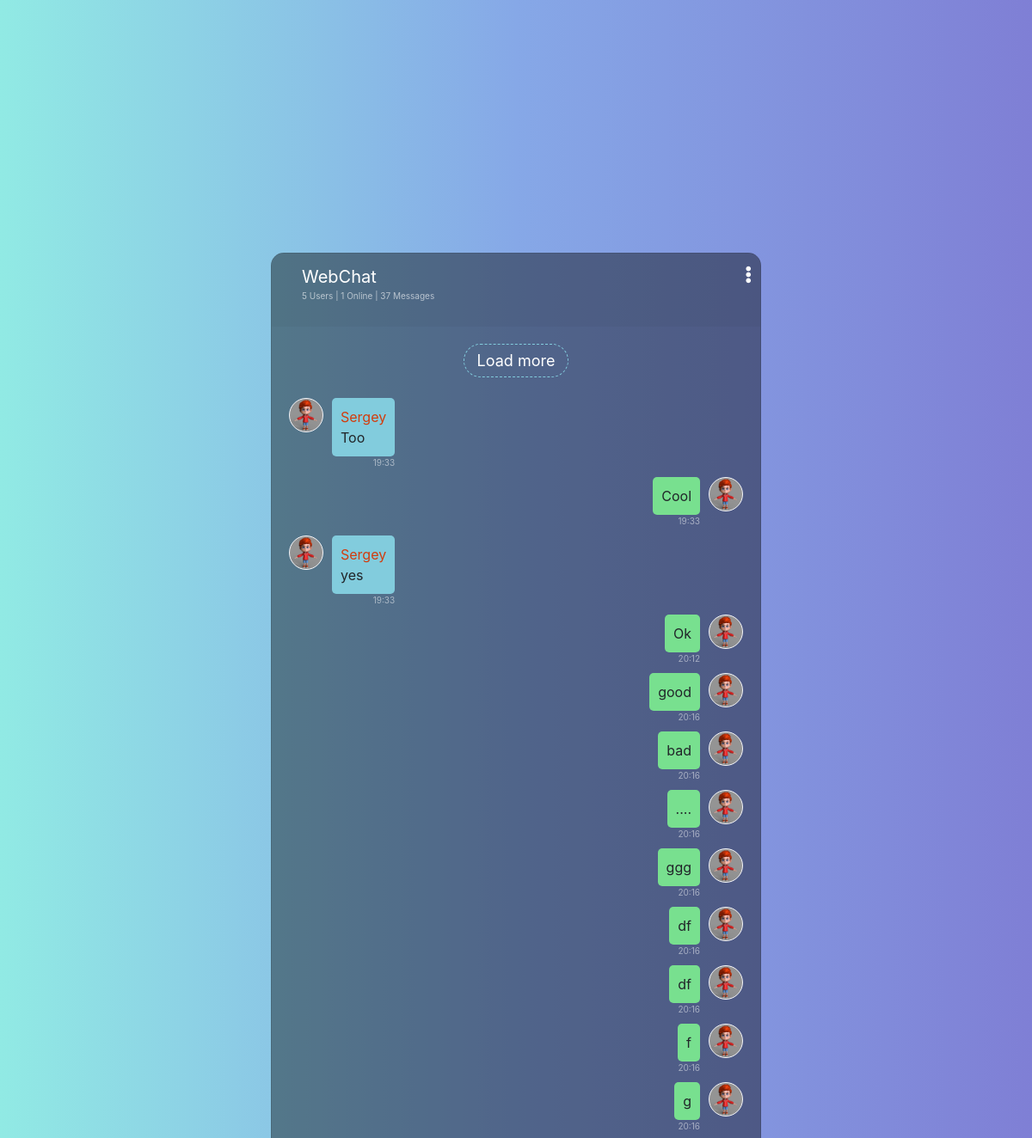
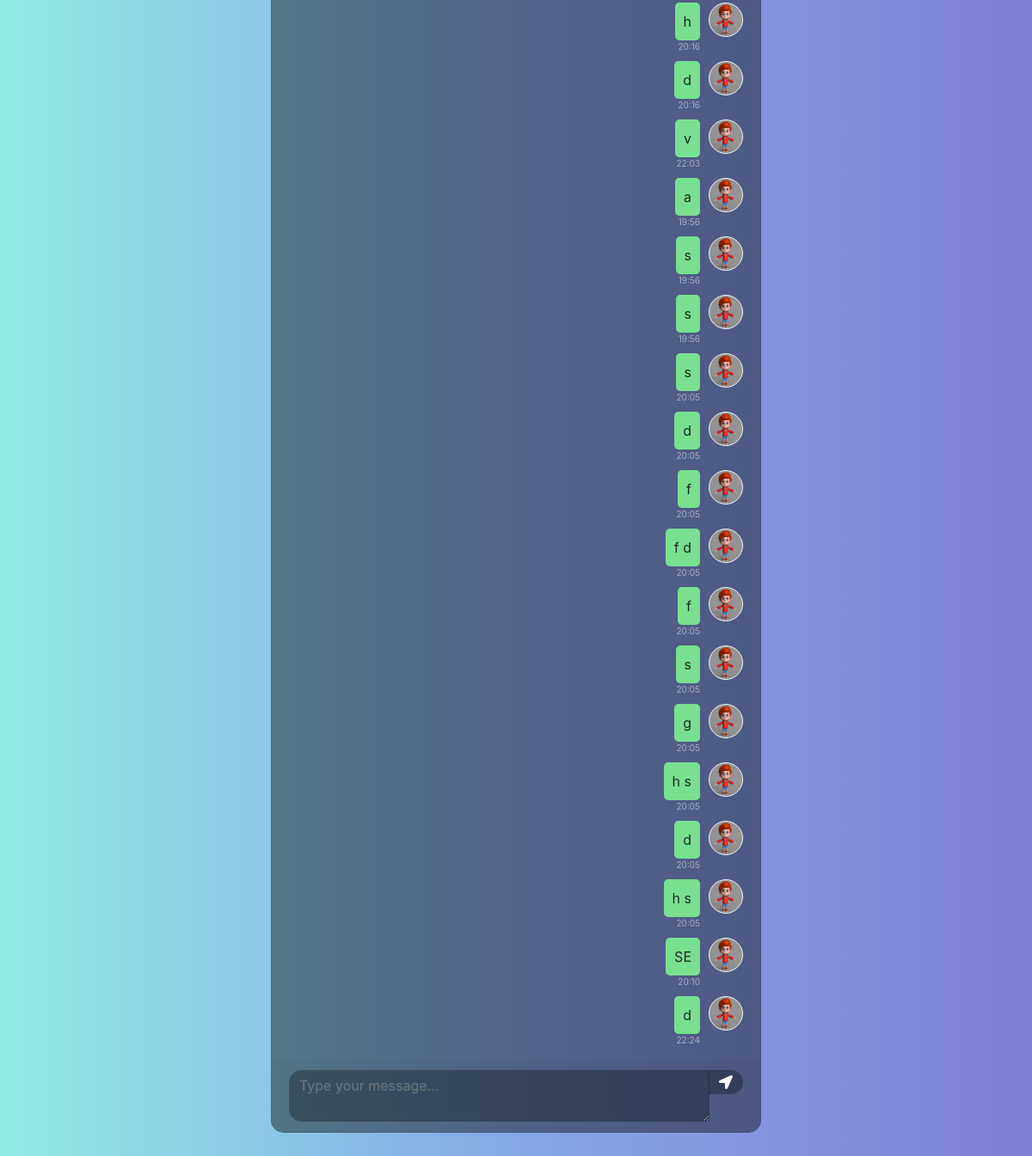
/ (signed in), run on an earlier commit of the app's database (2 pictures, top to bottom).
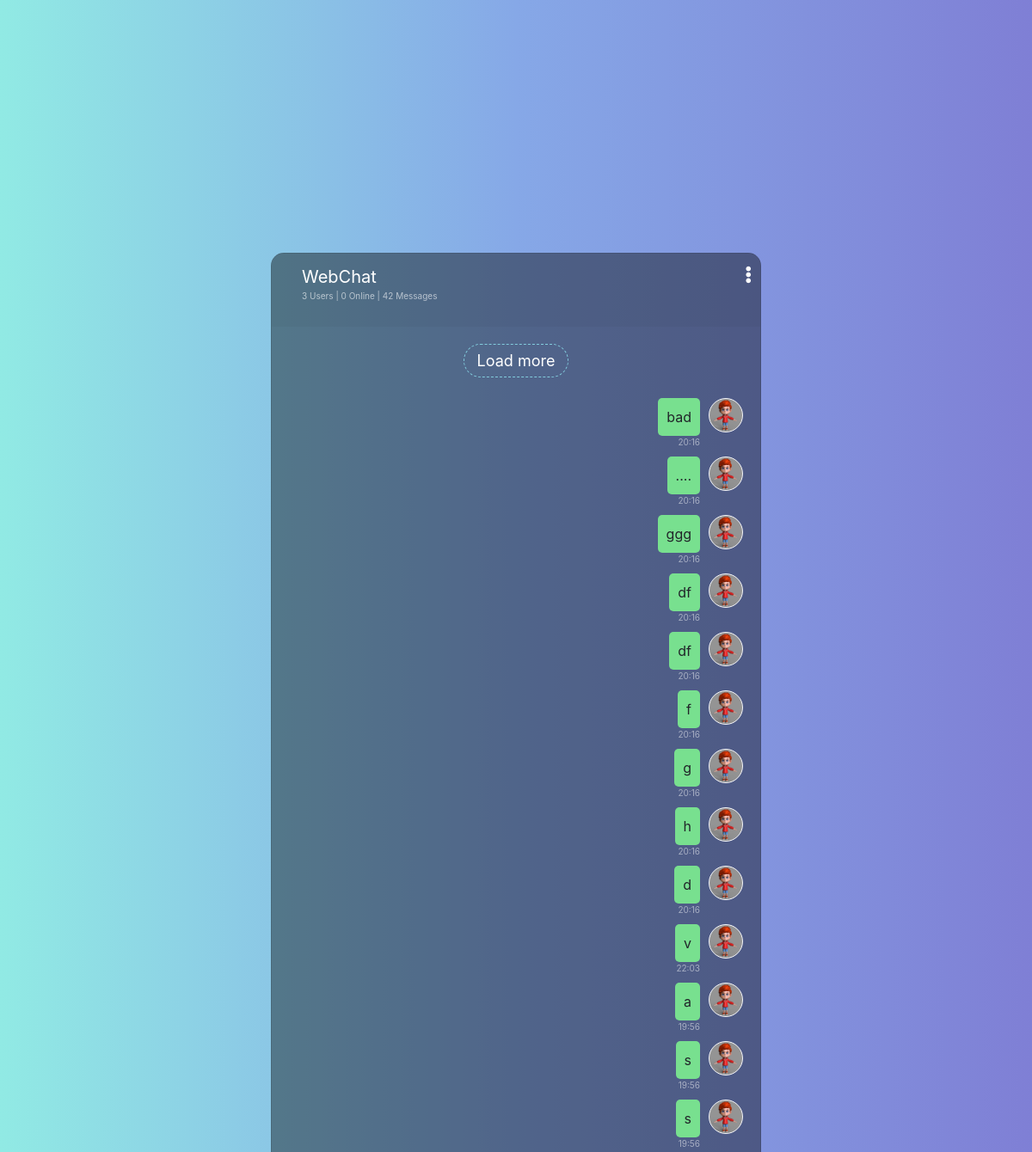
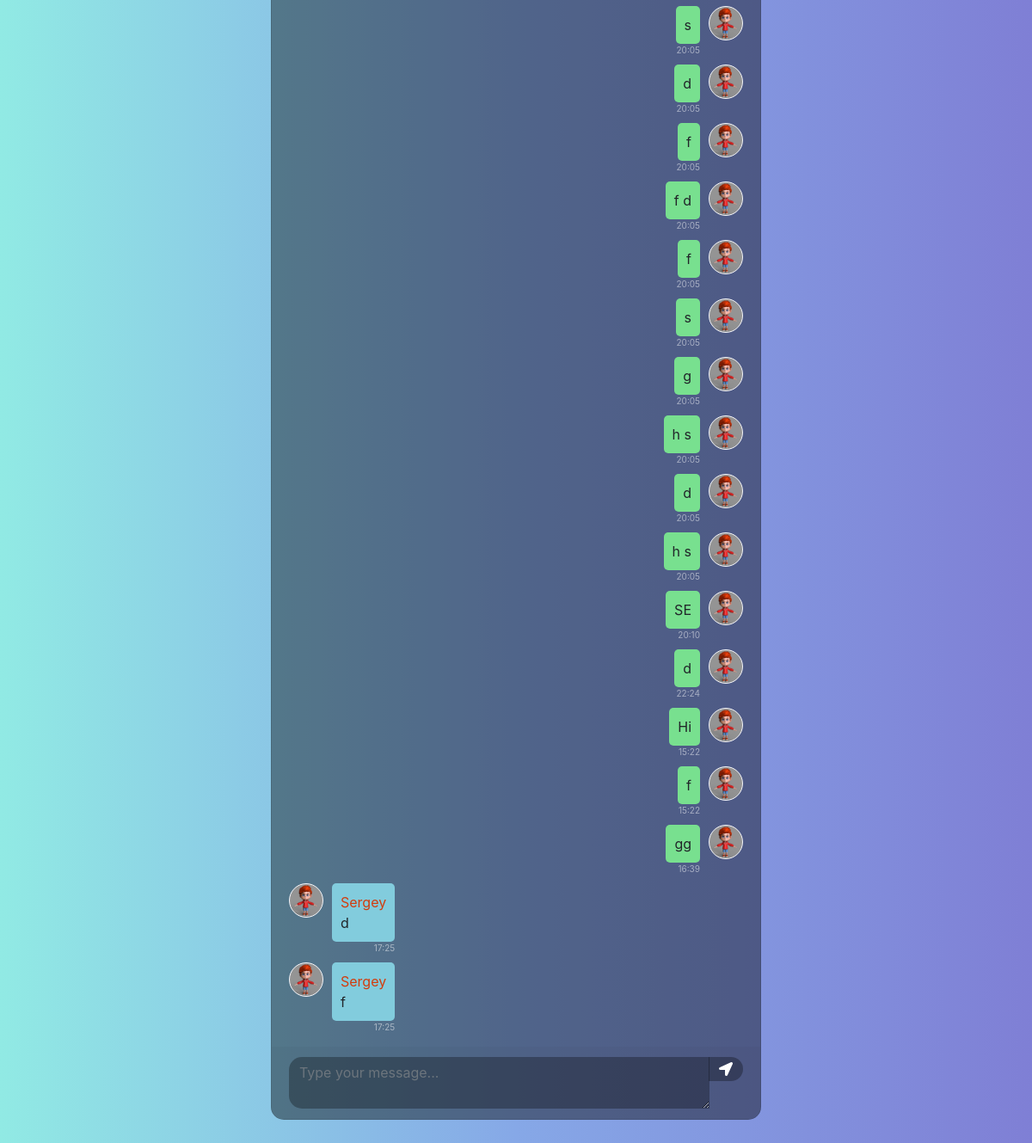
And on a later commit of the database (2 pictures, top to bottom).
### chat/models.py (models this page shows, shortened)
class ChatMessage(models.Model):
    author = models.ForeignKey(User, on_delete=models.CASCADE, related_name='messages')
    sent_at = models.DateTimeField(default=datetime.datetime.now())
    message = models.TextField()

### user/models.py (models this page shows, shortened)
class ChatUser(AbstractBaseUser, PermissionsMixin):
    username = models.CharField(max_length=50, unique=True)
    avatar = models.ImageField(upload_to='avatars/', default='default_avatar.jpg', null=True, blank=True)
    online = models.BooleanField(default=False)
    is_superuser = models.BooleanField(default=False)
    is_staff = models.BooleanField(default=False)
    is_active = models.BooleanField(default=True)
    USERNAME_FIELD = 'username'
    objects = ChatUserManager()

### chat/views.py (the view, shortened to what this page needs)
# urls.py: path('', views.ChatView.as_view(), name='chat'),
class ChatView(LoginRequiredMixin, ListView):
    model = ChatMessage
    template_name = 'chat/chat.html'
    context_object_name = 'messages_list'
    login_url = '/auth/login/'
    def get_context_data(self, *, object_list=None, **kwargs):
        context = super().get_context_data(**kwargs)
        chat_users = ChatUser.objects.all()
        context['chat_users_count'] = chat_users.count()
        context['chat_users_online'] = chat_users.filter(online=True).count()
        return context
    def get_queryset(self):
        return list(ChatMessage.objects.order_by('sent_at').select_related('author'))
    def get(self, request, *args, **kwargs):
        count_load_messages = request.GET.get('countLoadMessages')
        return super().get(request, *args, **kwargs)

### templates/chat/chat.html (shortened to what this page needs)
{% extends 'base.html' %}
{% load static %}
{% block content %}
<link rel="stylesheet" href="https://use.fontawesome.com/releases/v5.5.0/css/all.css"
>
<link rel="stylesheet" type="text/css"
      href="https://cdnjs.cloudflare.com/ajax/libs/malihu-custom-scrollbar-plugin/3.1.5/jquery.mCustomScrollbar.min.css">
<link rel="stylesheet" href="{% static 'css/chat.css' %}" type="text/css">
<div class="container-fluid h-100">
    <div class="row justify-content-center h-100">
        <div class="col-md-8 col-xl-6 chat">
            <div class="card">
                <div class="card-header msg_head">
                    <div class="d-flex bd-highlight">
                        <div class="user_info">
                            <span>WebChat</span>
                            <p><span id="count_users">{{ chat_users_count }}</span> Users | <span id="count_online_users">{{ chat_users_online }}</span> Online | <span id='count_messages'>{{ messages_list|length }}</span> Messages</p>
                        </div>
                    </div>
                    <span id="action_menu_btn"><i class="fas fa-ellipsis-v"></i></span>
                </div>
                <div class="card-body msg_card_body" id="chat">
                    {% if messages_list|length > 30 %}
                    <div class="d-flex justify-content-center mb-4" id='load-more'>
                        <button id="load-more-button">Load more</button>
                    </div>
                    {% endif %}
                    {% for message in messages_list|slice:'-30:' %}
                    {% if message.author == request.user %}
                    <div class="d-flex justify-content-end mb-4">
                        <div class="msg_cotainer_send d-flex flex-column">
                            {{ message.message }}
                            <span class="msg_time_send">{{ message.sent_at|date:'H:i' }}</span>
                        </div>
                        <div class="img_cont_msg" style="background-image: url('{{ message.author.avatar.url }}')">
                        </div>
                    </div>
                    {% else %}
                    <div class="d-flex justify-content-start mb-4" id="{{ message.author.username }}" >
                        <div class="img_cont_msg" style="background-image: url('{{ message.author.avatar.url }}')">
                        </div>
                        <div class="msg_cotainer d-flex flex-column">
                            <span class="username" style="color:#d23c0d">{{ message.author.username }}</span>
                            {{ message.message }}
                            <span class="msg_time">{{ message.sent_at|date:'H:i' }}</span>
                        </div>
                    </div>
                    {% endif %}
                    {% endfor %}
                </div>
                <div class="card-footer">
                    <div class="input-group">
                        <textarea name="message" id="chat-message" class="form-control type_msg"
                                  placeholder="Type your message..." required></textarea>
                        <div class="input-group-append">
                            <button type="submit" id="send-message-button">
                                <span class="input-group-text send_btn"><i class="fas fa-location-arrow"></i></span>
                            </button>
                        </div>
                </div>
            </div>
        </div>
    </div>
</div>
{% endblock %}

### templates/base.html (shortened to what this page needs)
<!DOCTYPE html>
<html lang="en">
{% load static %}
<head>
    <link rel="stylesheet" href="{% static 'css/bootstrap.min.css' %}" type="text/css">
    <link rel="stylesheet" href="{% static 'css/main.css' %}" type="text/css">
</head>
<body>
{% block content %}
{% endblock %}
</body>
</html>

### static/css/main.css (style rules this page uses)
:root { --success-color: #78e08f; --info-color: #82ccdd; --error-color: #ff2e2e; }
* { margin: 0; padding: 0; text-decoration: none; outline: none; border: 0; box-sizing: border-box; }
body,html { height: 100%; background: #7F7FD5; background: -webkit-linear-gradient(to right, #91EAE4, #86A8E7, #7F7FD5); background: linear-gradient(to right, #91EAE4, #86A8E7, #7F7FD5); }

### static/css/chat.css (style rules this page uses)
.chat { margin-top: auto; margin-bottom: auto; }
.card { height: 80vh; border-radius: 15px !important; background-color: rgba(0,0,0,0.4) !important; }
.msg_card_body { overflow-y: auto; }
.card-header { border-radius: 15px 15px 0 0 !important; border-bottom: 0 !important; }
.card-footer { border-radius: 0 0 15px 15px !important; border-top: 0 !important; }
#load-more-button { background: transparent; color: #fff; font-size: 18px; border: 1px dashed var(--info-color); border-radius: 20px; padding: 5px 15px; transition: 0.5s; }
.type_msg { background-color: rgba(0,0,0,0.3) !important; border-radius: 15px 0 0 15px !important; border: 0; color:white !important; height: 60px !important; overflow-y: auto; }
.input-group-append button { background: transparent; display:flex; }
.send_btn { border-radius: 0 15px 15px 0 !important; background-color: rgba(0,0,0,0.3) !important; border:0 !important; color: white !important; cursor: pointer; }
.img_cont_msg { position: relative; height: 40px; width: 40px; border-radius: 50%; background-position: center; background-size: 100%; background-repeat: no-repeat; border:1px solid #f5f6fa; }
.user_info { margin-top: auto; margin-bottom: auto; margin-left: 15px; }
.user_info span { font-size: 20px; color: white; }
.user_info p,.user_info p span { font-size: 10px; color: rgba(255,255,255,0.6); }
.msg_cotainer, .msg_cotainer_send { margin: 0 10px 0; border-radius: 5px; background-color: var(--info-color); padding: 10px; position: relative; min-width:70px; }
.msg_cotainer_send { background-color: var(--success-color); min-width: auto; }
.msg_time, .msg_time_send { position: absolute; right: 0; bottom: -15px; color: rgba(255,255,255,0.5); font-size: 10px; width: max-content; }
.msg_head { position: relative; }
#action_menu_btn { position: absolute; right: 10px; top: 10px; color: white; cursor: pointer; font-size: 20px; }

What changed in the data, as far as the page shows it:
no longer on this page (row unchanged): ChatMessage: author.avatar (placeholder picture), author.username "Sergey", message "Too", sent_at "19:33"
no longer on this page (row unchanged): ChatMessage: message "Cool", sent_at "19:33", author.avatar (placeholder picture)
no longer on this page (row unchanged): ChatMessage: author.avatar (placeholder picture), author.username "Sergey", message "yes", sent_at "19:33"
no longer on this page (row unchanged): ChatMessage: message "Ok", sent_at "20:12", author.avatar (placeholder picture)
no longer on this page (row unchanged): ChatMessage: message "good", sent_at "20:16", author.avatar (placeholder picture)
added ChatMessage: message "Hi", sent_at "15:22", author.avatar (placeholder picture)
added ChatMessage: message "f", sent_at "15:22", author.avatar (placeholder picture)
added ChatMessage: message "gg", sent_at "16:39", author.avatar (placeholder picture)
added ChatMessage: author.avatar (placeholder picture), author.username "Sergey", message "d", sent_at "17:25"
added ChatMessage: author.avatar (placeholder picture), author.username "Sergey", message "f", sent_at "17:25"
Also different on the page:
{{ chat_users_count }}: "5" → "3"
{{ chat_users_online }}: "1" → "0"
{{ messages_list|length }}: "37" → "42"
